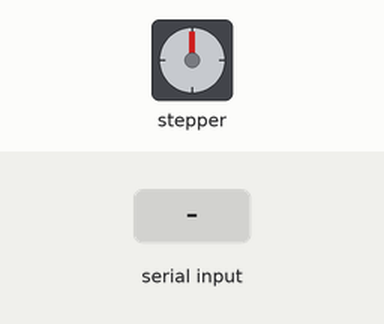
A sketch run on a simulated Arduino Uno, built with avr-gcc and run on an emulated ATmega328P. Shown: stepper motor. The test bench sets the inputs (shaded band). Stepper angles assume 200 steps per turn.

Above: at 1.2 s.
1.3 s: "90,45\n" received over Serial
At 2.6 s:
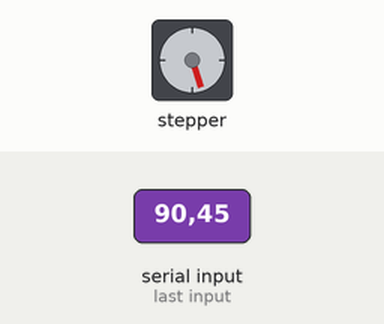
2.9 s: "30,150\n" received over Serial
At 3.6 s:
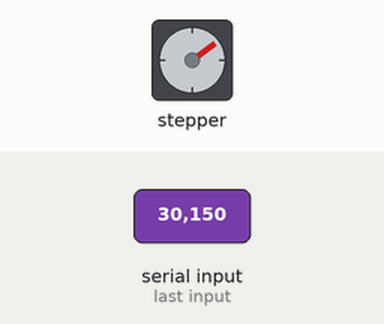
Timing chart, 0 to 5.9 s (numbered marks = the images above; inputs shaded):
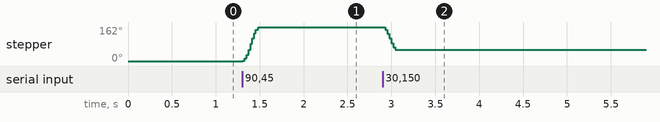

The sketch:

stepperLow-level.ino
```cpp
#include <AccelStepper.h>


//Defining pins
#define Stepper2Pulse 7
#define Stepper2Direction 8
#define StepperEnable 9

//defining terms

long Motor2position = 0;
long temp;
long motor2position2 ;
int speedmin = 0; //pulses per second
int speedmax = 4000;  //pulses per second

AccelStepper step2(1, Stepper2Pulse, Stepper2Direction);


void setup() {
  Serial.begin(9600);
  //Serial.setTimeout(500);
  step2.setMaxSpeed (10000);
  step2.setSpeed(5000);
  step2.setAcceleration(10000);
  pinMode(Stepper2Pulse, OUTPUT);
  pinMode(Stepper2Direction, OUTPUT);
  pinMode(StepperEnable, OUTPUT);
  digitalWrite(Stepper2Pulse, LOW);
  digitalWrite(Stepper2Direction, HIGH);
  digitalWrite(StepperEnable, LOW);
}

void loop() {
  if (Serial.available() > 0) {
    String Motor2positionString = Serial.readStringUntil('\n');
    Motor2position = Motor2positionString.toInt();

    //Motor2position = Serial.parseInt();
    temp = Motor2position;
    motor2position2 = Motor2position;
  }
  else {
    motor2position2 = temp;
  }

   step2.moveTo(motor2position2);
   step2.run();

}
```

Measured:
- after the input at 1.3 s, stepper: turns 162° clockwise in 0.18 s, starting at once
- after the input at 2.9 s, stepper: turns 108° counter-clockwise in 0.14 s, starting at once
